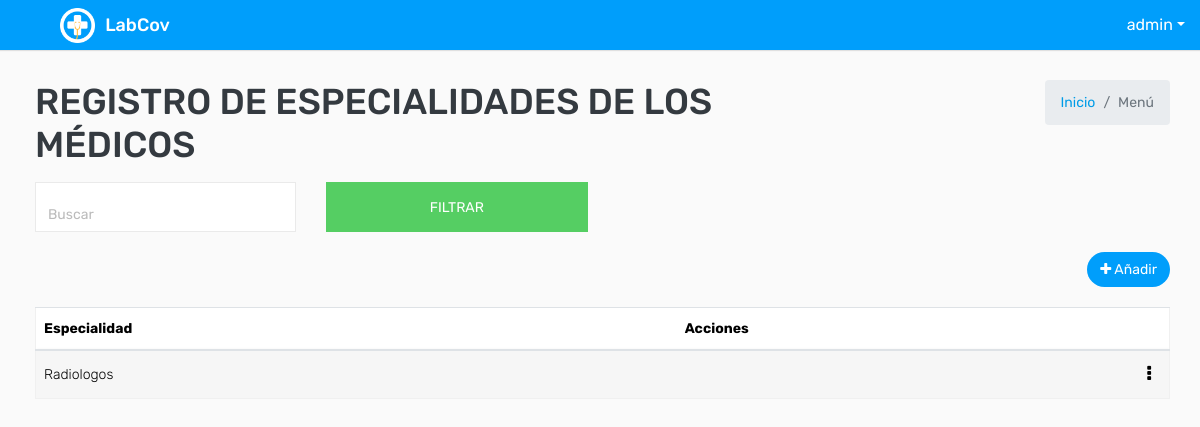
Before: /especialidad/ (signed in) with the older database file.
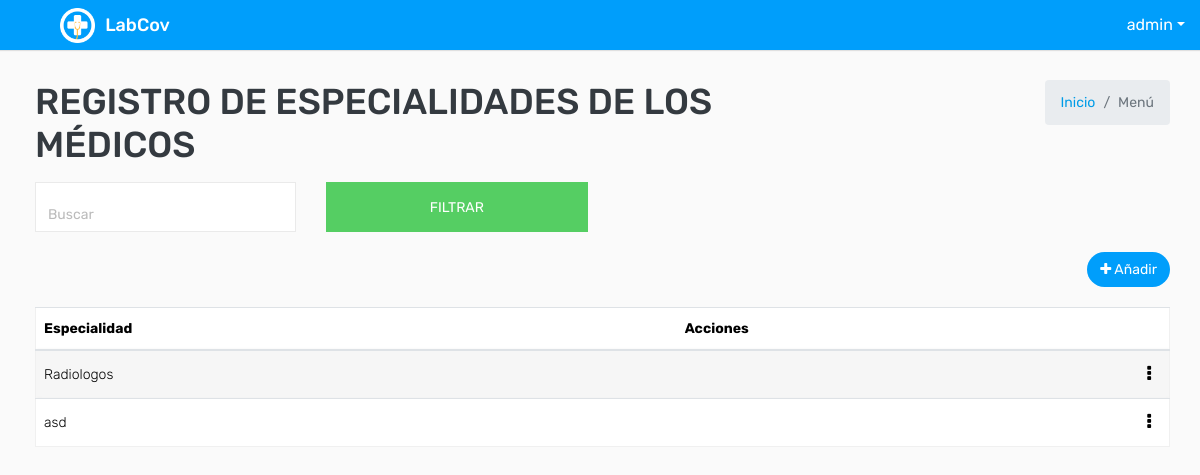
After: the same page with the newer database file.
### covid/models.py (models this page shows, shortened)
class ModeloBase(models.Model):
    class Meta:
        abstract = True
    """Model definition for ModeloBase."""
    fecha_creacion = models.DateTimeField(verbose_name='Fecha creación',auto_now_add=True)
    usuario_creacion = models.ForeignKey(settings.AUTH_USER_MODEL, verbose_name='Usuario Creación', related_name='+', blank=True, null=True,on_delete=models.PROTECT, editable=False)
    usuario_modificacion = models.ForeignKey(settings.AUTH_USER_MODEL, verbose_name='Usuario Modificación', related_name='+', blank=True, null=True,on_delete=models.PROTECT , editable=False)
    fecha_modificacion = models.DateTimeField(verbose_name='Fecha Modificación', auto_now=True)

class EspecialidadMedico(ModeloBase):
    descripcion = models.CharField("Especialidad", max_length=200 , unique=True)

### covid/views.py (the view)
# urls.py: path('especialidad/', key.EspecialidadMedicoListView.as_view(), name="especialidadMedico_listar") ,
class EspecialidadMedicoListView(LoginRequiredMixin,PermissionRequiredMixin,ListView):
    permission_required = 'covid.view_especialidadmedico'
    model = EspecialidadMedico
    template_name = "medico/especialidadMedico_listar.html"
    def get_queryset(self):
        busqueda = self.request.GET.get("buscar")
        queryset = EspecialidadMedico.objects.all().order_by("pk")
        if busqueda:
            queryset = EspecialidadMedico.objects.filter(
                Q(descripcion__icontains= busqueda)
                ).distinct().order_by("pk")
        return queryset
    def get_context_data(self, **kwargs):
        context = super().get_context_data(**kwargs)
        context['titulo'] = "Registro de especialidades de los Médicos"
        return context

### templates/medico/EspecialidadMedico_listar.html (shortened to what this page needs)
{% extends 'plantillaBase.html' %} {% block content %}
<div class="mt-2">
    <form action="" method="GET">
        <div class="row filter-row">
            <div class="col-sm-6 col-md-3">
                <div class="form-group form-focus select-focus focused">
                    <input type="text" name="buscar" id="id_buscar" class="form-control float-right" placeholder="Buscar">
                </div>
            </div>
            <div class="col-sm-6 col-md-3">
                <button type="submit" class="btn btn-success btn-block"> Filtrar </button>
            </div>
        </div>
    </form>
</div>
<div class="row ">
    <div class="col-sm-12 col-12 text-right m-b-20">
        {% if perms.covid.add_especialidadmedico%}
        <a href="{% url 'especialidadMedico_crear'%}" class="btn btn btn-primary btn-rounded float-right"><i class="fa fa-plus"></i>
            Añadir</a> {% endif %}
    </div>
</div>
<div class="row">
    <div class="col-md-12">
        <div class="table-responsive">
            <div id="DataTables_Table_0_wrapper" class="dataTables_wrapper dt-bootstrap4 no-footer">
                <div class="row">
                    <div class="col-sm-12">
                        <table class="table table-border table-striped custom-table  mb-0  no-footer" id="DataTables_Table_0" role="grid" aria-describedby="DataTables_Table_0_info">
                            <thead>
                                <tr>
                                    <th>Especialidad</th>
                                    <th>Acciones</th>
                                </tr>
                            </thead>
                            <tbody>
                                {% for dato in object_list %}
                                <tr>
                                    <td>{{ dato.descripcion }}</td>
                                    <td class="text-right">
                                        <div class="dropdown dropdown-action">
                                            <a class="action-icon dropdown-toggle" data-toggle="dropdown" aria-expanded="false"><i class="fa fa-ellipsis-v"></i></a>
                                        </div>
                                    </td>
                                </tr>
                                {% endfor %}
                            </tbody>
                        </table>
                    </div>
                </div>
            </div>
        </div>
    </div>
</div>
{% endblock %}

Changed rows visible on the page:
added EspecialidadMedico: descripcion "asd"
